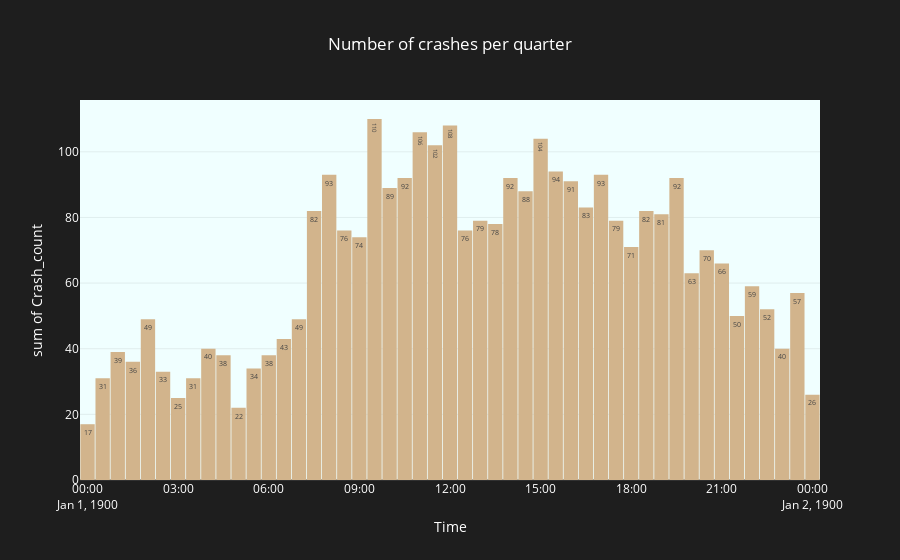

The code cell stored with this chart in its notebook:
### Markdown cell above
## 2.3 Showing the number of accidents per time

### Code cell
import plotly.express as px

df_time = df.groupby(['Time']) \
            .size() \
            .reset_index(name='Crash_count') \
            .sort_values(by='Crash_count', ascending=False)

df_time['Time'] = pd.to_datetime(df_time['Time'], format="%H:%M:%S").sort_values()

selected_colour = generate_random_colour()

print(f'Colour = {selected_colour}')

px.histogram(    
    data_frame=df_time,
    x='Time',
    y='Crash_count',
    text_auto=True,
    nbins=24*2,
    title='Number of crashes per quarter',
    color_discrete_sequence=[selected_colour]
).update_layout(bargap=0.05)

### Figure 1 — Plotly figure (JSON) as saved in the notebook; plotly's stock layout.template omitted (floating-point values rounded to 4 significant figures; data arrays with more than 128 entries replaced by an {"elided": "..."} marker saying what was removed)
{"data": [{"alignmentgroup": "True", "bingroup": "x", "histfunc": "sum", "hovertemplate": "Time=%{x}<br>sum of Crash_count=%{y}<extra></extra>", "legendgroup": "", "marker": {"color": "tan", "pattern": {"shape": ""}}, "name": "", "nbinsx": 48, "offsetgroup": "", "orientation": "v", "showlegend": false, "texttemplate": "%{value}", "type": "histogram", "x": {"elided": "1015 str values"}, "xaxis": "x", "y": {"elided": "1015 int values"}, "yaxis": "y"}], "layout": {"bargap": 0.05, "barmode": "relative", "legend": {"tracegroupgap": 0}, "title": {"text": "Number of crashes per quarter"}, "xaxis": {"anchor": "y", "domain": [0, 1], "title": {"text": "Time"}}, "yaxis": {"anchor": "x", "domain": [0, 1], "title": {"text": "sum of Crash_count"}}}}
